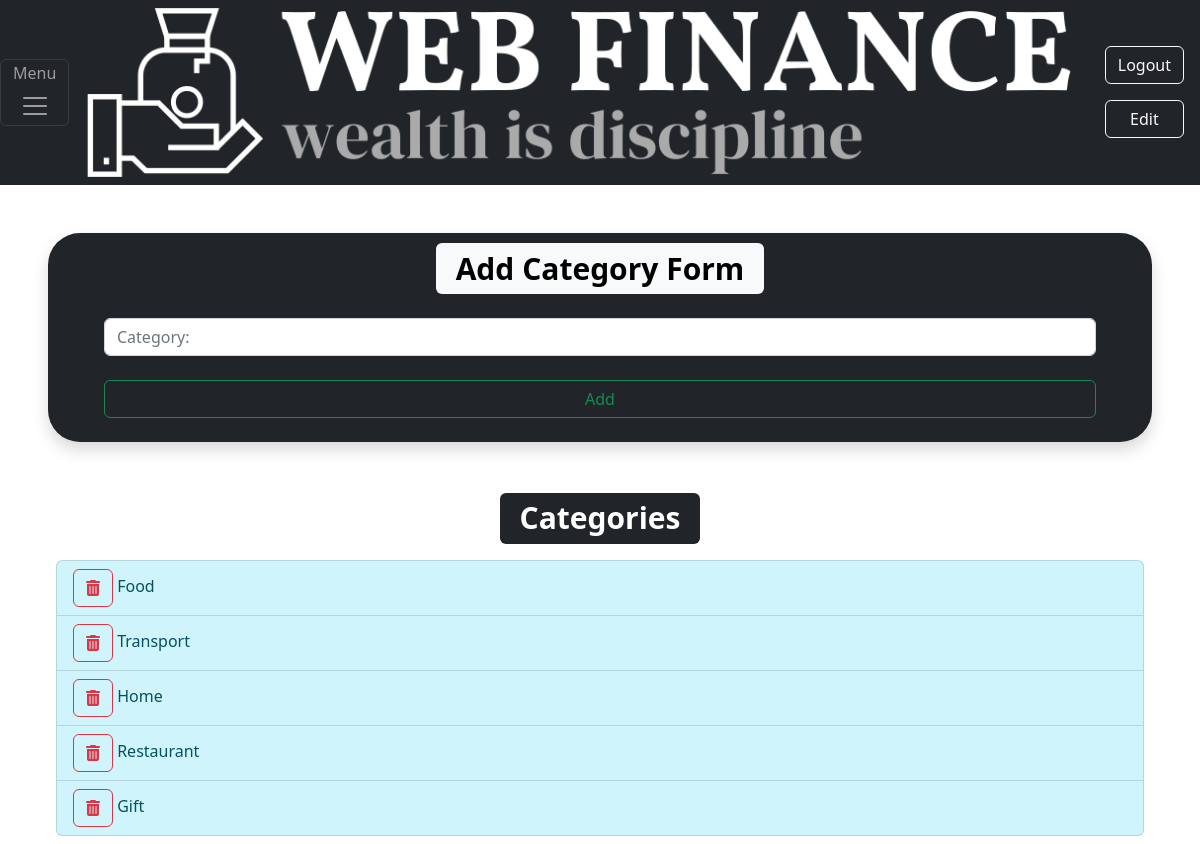
Page /spendigns/add_category (signed in) on the committed database.
### spendings/models.py (models this page shows, shortened)
class categories(models.Model):
    description = models.CharField(max_length=255, unique=True)
    class Meta:
        verbose_name = 'category'
        verbose_name_plural = 'categories'

### spendings/views.py (the view)
# urls.py: path('add_category', views.add_category, name='add_category'),
def add_category(request):
    allcategories = categories.objects.all().values()
    bad = False
    if request.method == 'POST':
        form = CategoryForm(request.POST)
        for cat in allcategories:
            if request.POST['description'].lower() == cat['description'].lower():
                bad = True
        if form.is_valid() and not bad:
            print('form valid', request.POST)
            form.save()
            return redirect('add_spending')
        else:
            if bad:
                messages.success(request, ("Category alredy exist"))
            print('form invalid', request.POST)
    else:
        form = CategoryForm()
    context = {
        'form': form,
        'allcategories': allcategories
    }
    return render(request, 'spendings/add_category.html', context)

### spendings/forms.py
class CategoryForm(forms.ModelForm):
    class Meta:
        model = categories
        fields = ('description',)
        widgets = {
            'description': forms.TextInput(attrs={
                'class': 'form-control',
                'placeholder': 'Category:'
            }),
        }

### spendings/templates/spendings/add_category.html (shortened to what this page needs)
{% extends "main/master.html" %}
{% block content %}
<div class="shadow m-5 p-2 bg-dark text-white rounded-5">
    <div class="text-center"><h1><span class="badge text-bg-light">Add Category Form</span><br></h1></div>
    <form method="POST" class="rounded-5 me-5 ms-5 mt-4 mb-3">
        {{ form.description }}<br>
        <button class="btn btn-outline-success" type="submit" style="width: 100%;">Add</button>
    </form>
</div>
<div class="text-center"><h1><span class="badge text-bg-dark">Categories</span><br></h1></div>
<div class="d-flex ms-5 me-5 p-2">
    <div class="flex-grow-1">
        <ul class="list-group">
            {% for cat in allcategories %}
                <li class="list-group-item  list-group-item-info">
                    <a href="{% url 'delete_category' cat.id %}"><button class="btn btn-outline-danger"><i class="fa-solid fa-trash-can"></i></button></a>
                    {{ cat.description }}
                </li>
            {% endfor %}
        </ul>
    </div>
</div>
{% endblock %}

### rows in the picture
categories: description "Food"
categories: description "Transport"
categories: description "Home"
categories: description "Restaurant"
categories: description "Gift"
